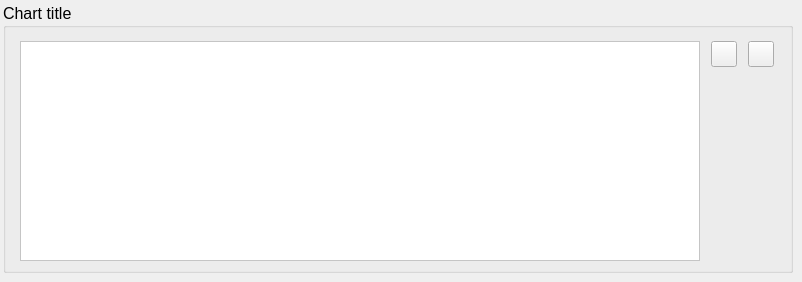
     <widget class="QWidget" name="tabtitle">
      <attribute name="title">
       <string>Title</string>
      </attribute>
      <widget class="QGroupBox" name="groupChartTitle">
       <property name="geometry">
        <rect>
         <x>3</x>
         <y>3</y>
         <width>790</width>
         <height>270</height>
        </rect>
       </property>
       <property name="sizePolicy">
        <sizepolicy hsizetype="Fixed" vsizetype="Fixed">
         <horstretch>0</horstretch>
         <verstretch>0</verstretch>
        </sizepolicy>
       </property>
       <property name="minimumSize">
        <size>
         <width>790</width>
         <height>270</height>
        </size>
       </property>
       <property name="maximumSize">
        <size>
         <width>790</width>
         <height>270</height>
        </size>
       </property>
       <property name="font">
        <font>
         <pointsize>12</pointsize>
        </font>
       </property>
       <property name="styleSheet">
        <string notr="true"/>
       </property>
       <property name="title">
        <string>Chart title</string>
       </property>
       <widget class="QTextEdit" name="textChartTitleText">
        <property name="geometry">
         <rect>
          <x>17</x>
          <y>38</y>
          <width>680</width>
          <height>220</height>
         </rect>
        </property>
        <property name="sizePolicy">
         <sizepolicy hsizetype="Fixed" vsizetype="Fixed">
          <horstretch>0</horstretch>
          <verstretch>0</verstretch>
         </sizepolicy>
        </property>
        <property name="minimumSize">
         <size>
          <width>680</width>
          <height>220</height>
         </size>
        </property>
        <property name="maximumSize">
         <size>
          <width>680</width>
          <height>220</height>
         </size>
        </property>
        <property name="toolTip">
         <string/>
        </property>
        <property name="styleSheet">
         <string notr="true">background-color: rgb(255, 255, 255);</string>
        </property>
       </widget>
       <widget class="QPushButton" name="btnChartTitleTextFont">
        <property name="geometry">
         <rect>
          <x>708</x>
          <y>38</y>
          <width>26</width>
          <height>26</height>
         </rect>
        </property>
        <property name="minimumSize">
         <size>
          <width>26</width>
          <height>26</height>
         </size>
        </property>
        <property name="maximumSize">
         <size>
          <width>26</width>
          <height>26</height>
         </size>
        </property>
        <property name="text">
         <string/>
        </property>
        <property name="icon">
         <iconset resource="resources.qrc">
          <normaloff>:/images/images/fontIcon1.jpg</normaloff>:/images/images/fontIcon1.jpg</iconset>
        </property>
        <property name="iconSize">
         <size>
          <width>20</width>
          <height>20</height>
         </size>
        </property>
       </widget>
       <widget class="QPushButton" name="btnChartTitleTextColor">
        <property name="geometry">
         <rect>
          <x>745</x>
          <y>38</y>
          <width>26</width>
          <height>26</height>
         </rect>
        </property>
        <property name="minimumSize">
         <size>
          <width>26</width>
          <height>26</height>
         </size>
        </property>
        <property name="maximumSize">
         <size>
          <width>26</width>
          <height>26</height>
         </size>
        </property>
        <property name="text">
         <string/>
        </property>
        <property name="icon">
         <iconset resource="resources.qrc">
          <normaloff>:/images/images/colorPickerIcon1.jpg</normaloff>:/images/images/colorPickerIcon1.jpg</iconset>
        </property>
        <property name="iconSize">
         <size>
          <width>20</width>
          <height>20</height>
         </size>
        </property>
       </widget>
      </widget>
     </widget>
